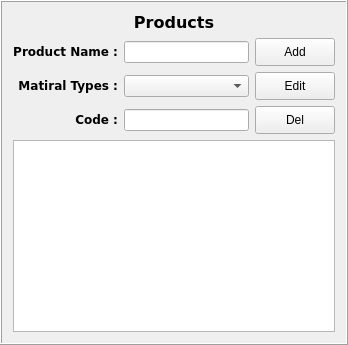
            <widget class="QFrame" name="frame">
             <property name="styleSheet">
              <string notr="true">#frame{

	background-color: rgb(19, 23, 35);
border-radius: 10px;
}</string>
             </property>
             <property name="frameShape">
              <enum>QFrame::Box</enum>
             </property>
             <property name="frameShadow">
              <enum>QFrame::Raised</enum>
             </property>
             <layout class="QGridLayout" name="gridLayout_4">
              <item row="1" column="0">
               <widget class="QLabel" name="label_2">
                <property name="font">
                 <font>
                  <family>Bitstream Vera Sans</family>
                  <weight>75</weight>
                  <bold>true</bold>
                 </font>
                </property>
                <property name="text">
                 <string>&lt;html&gt;&lt;head/&gt;&lt;body&gt;&lt;p align=&quot;right&quot;&gt;Product Name :&lt;/p&gt;&lt;/body&gt;&lt;/html&gt;</string>
                </property>
               </widget>
              </item>
              <item row="1" column="1">
               <widget class="QLineEdit" name="product_name">
                <property name="font">
                 <font>
                  <weight>75</weight>
                  <bold>true</bold>
                 </font>
                </property>
               </widget>
              </item>
              <item row="1" column="2">
               <widget class="QPushButton" name="add_product">
                <property name="minimumSize">
                 <size>
                  <width>49</width>
                  <height>28</height>
                 </size>
                </property>
                <property name="maximumSize">
                 <size>
                  <width>16777215</width>
                  <height>28</height>
                 </size>
                </property>
                <property name="font">
                 <font>
                  <weight>50</weight>
                  <bold>false</bold>
                 </font>
                </property>
                <property name="text">
                 <string>Add</string>
                </property>
                <property name="icon">
                 <iconset>
                  <normaloff>icons/add.png</normaloff>icons/add.png</iconset>
                </property>
               </widget>
              </item>
              <item row="2" column="0">
               <widget class="QLabel" name="label_8">
                <property name="font">
                 <font>
                  <family>Bitstream Vera Sans</family>
                  <weight>75</weight>
                  <bold>true</bold>
                 </font>
                </property>
                <property name="text">
                 <string>&lt;html&gt;&lt;head/&gt;&lt;body&gt;&lt;p align=&quot;right&quot;&gt;&lt;span style=&quot; font-weight:600;&quot;&gt;Matiral Types :&lt;/span&gt;&lt;/p&gt;&lt;/body&gt;&lt;/html&gt;</string>
                </property>
               </widget>
              </item>
              <item row="2" column="1">
               <widget class="QComboBox" name="matiral_type"/>
              </item>
              <item row="2" column="2">
               <widget class="QPushButton" name="edit_product">
                <property name="minimumSize">
                 <size>
                  <width>49</width>
                  <height>28</height>
                 </size>
                </property>
                <property name="maximumSize">
                 <size>
                  <width>16777215</width>
                  <height>28</height>
                 </size>
                </property>
                <property name="font">
                 <font>
                  <weight>50</weight>
                  <bold>false</bold>
                 </font>
                </property>
                <property name="text">
                 <string>Edit</string>
                </property>
                <property name="icon">
                 <iconset>
                  <normaloff>icons/edit.png</normaloff>icons/edit.png</iconset>
                </property>
               </widget>
              </item>
              <item row="3" column="0">
               <widget class="QLabel" name="label_3">
                <property name="font">
                 <font>
                  <family>Bitstream Vera Sans</family>
                  <weight>75</weight>
                  <bold>true</bold>
                 </font>
                </property>
                <property name="text">
                 <string>&lt;html&gt;&lt;head/&gt;&lt;body&gt;&lt;p align=&quot;right&quot;&gt;Code :&lt;/p&gt;&lt;/body&gt;&lt;/html&gt;</string>
                </property>
               </widget>
              </item>
              <item row="3" column="1">
               <widget class="QLineEdit" name="product_code">
                <property name="font">
                 <font>
                  <weight>75</weight>
                  <bold>true</bold>
                 </font>
                </property>
               </widget>
              </item>
              <item row="3" column="2">
               <widget class="QPushButton" name="delete_product">
                <property name="minimumSize">
                 <size>
                  <width>69</width>
                  <height>28</height>
                 </size>
                </property>
                <property name="maximumSize">
                 <size>
                  <width>16777215</width>
                  <height>28</height>
                 </size>
                </property>
                <property name="font">
                 <font>
                  <weight>50</weight>
                  <bold>false</bold>
                 </font>
                </property>
                <property name="styleSheet">
                 <string notr="true">border-color:rgb(161, 0, 0);
border-width:2px; </string>
                </property>
                <property name="text">
                 <string>Del</string>
                </property>
                <property name="icon">
                 <iconset>
                  <normaloff>icons/delete.png</normaloff>icons/delete.png</iconset>
                </property>
               </widget>
              </item>
              <item row="4" column="0" colspan="3">
               <widget class="QListWidget" name="products_list">
                <property name="font">
                 <font>
                  <weight>75</weight>
                  <bold>true</bold>
                 </font>
                </property>
                <property name="spacing">
                 <number>2</number>
                </property>
                <property name="sortingEnabled">
                 <bool>true</bool>
                </property>
               </widget>
              </item>
              <item row="0" column="0" colspan="3">
               <widget class="QLabel" name="label">
                <property name="maximumSize">
                 <size>
                  <width>16777215</width>
                  <height>20</height>
                 </size>
                </property>
                <property name="font">
                 <font>
                  <family>Bitstream Vera Sans</family>
                  <pointsize>12</pointsize>
                  <weight>75</weight>
                  <italic>false</italic>
                  <bold>true</bold>
                 </font>
                </property>
                <property name="text">
                 <string>&lt;html&gt;&lt;head/&gt;&lt;body&gt;&lt;p align=&quot;center&quot;&gt;Products&lt;/p&gt;&lt;/body&gt;&lt;/html&gt;</string>
                </property>
               </widget>
              </item>
             </layout>
            </widget>
